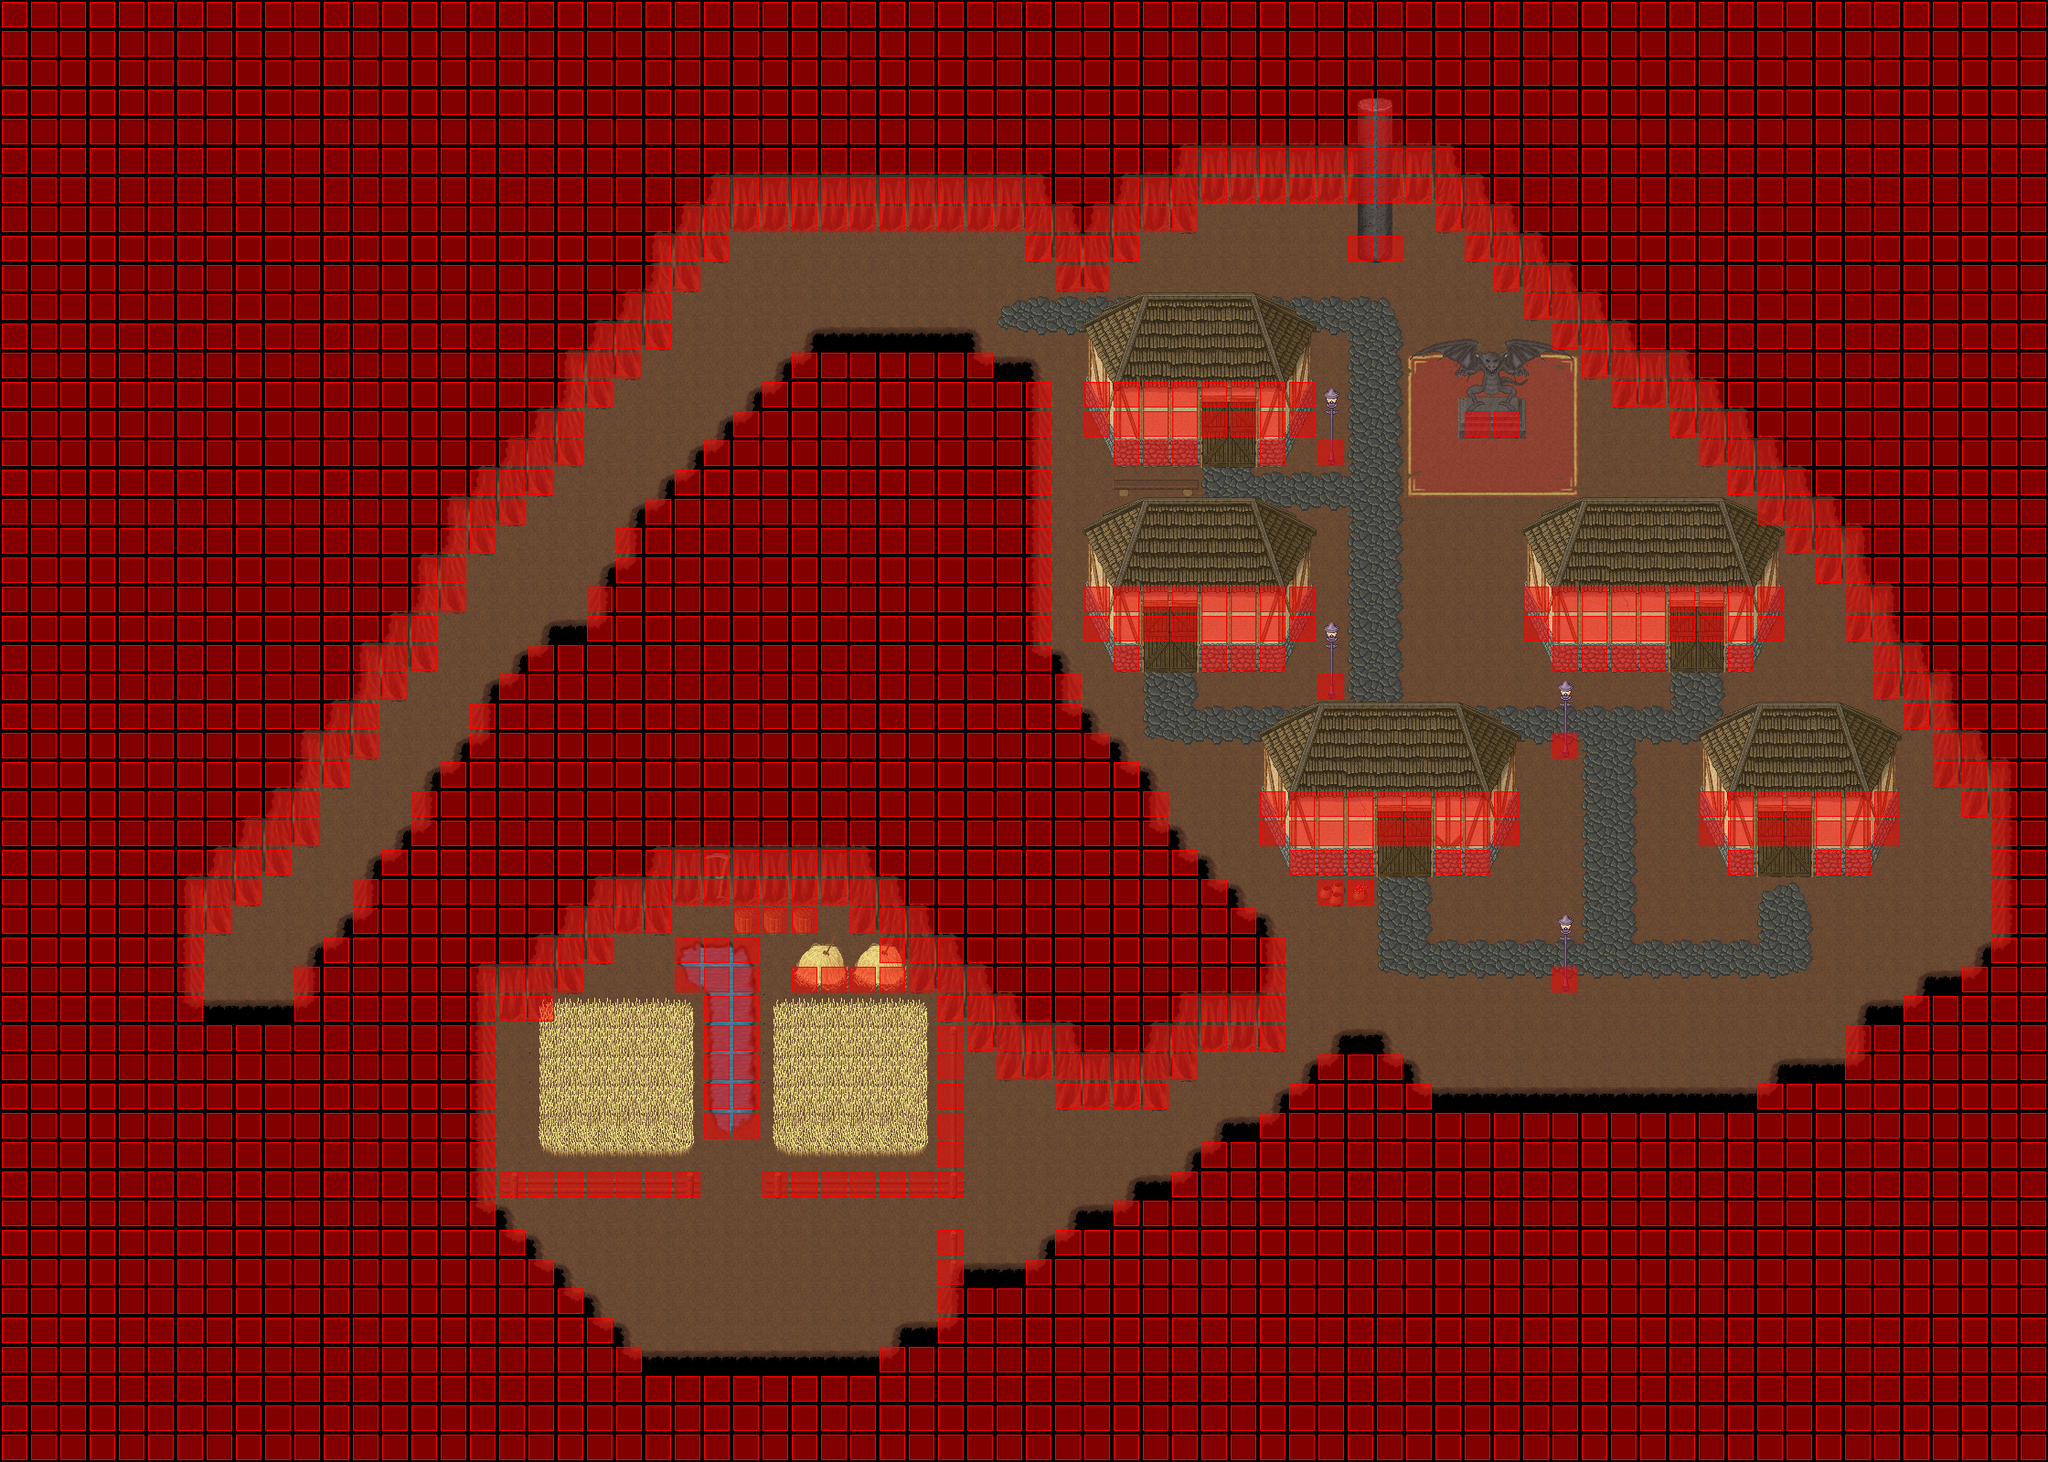

A 2D game scene composited from a Tiled map and its tileset images. What follows is a short description and the map's XML, with each tile layer's data collapsed to a summary:
An orthogonal 70x50 tile map with 32x32 px tiles, 7 tile layers (Ground, Ground, Ground, Ground, ...), 16 tilesets and 8 objects (7x WARP, SCRIPT).

<map version="1.0" orientation="orthogonal" width="70" height="50" tilewidth="32" tileheight="32">
 <properties>
  <property name="AutoMappingRadius" value="3" />
  <property name="DeleteTiles" value="1" />
 </properties>
 <tileset firstgid="1" name="cave1_32_32" tilewidth="32" tileheight="32">
  <image source="../graphics/tiles/cave1_32_32.png" width="1024" height="1024" />
 </tileset>
 <tileset firstgid="1025" name="cave1_32_64" tilewidth="32" tileheight="64">
  <image source="../graphics/tiles/cave1_32_64.png" width="1024" height="1024" />
 </tileset>
 <tileset firstgid="1537" name="cave2_32_32" tilewidth="32" tileheight="32">
  <image source="../graphics/tiles/cave2_32_32.png" width="1024" height="1024" />
 </tileset>
 <tileset firstgid="2561" name="cave3_32_32" tilewidth="32" tileheight="32">
  <image source="../graphics/tiles/cave3_32_32.png" width="1024" height="1024" />
 </tileset>
 <tileset firstgid="3585" name="cave4_32_32" tilewidth="32" tileheight="32">
  <image source="../graphics/tiles/cave4_32_32.png" width="1024" height="1024" />
 </tileset>
 <tileset firstgid="4609" name="automapping_set_cave_32_32" tilewidth="32" tileheight="32">
  <image source="../graphics/tiles/automapping_set_cave_32_32.png" width="1024" height="1024" />
 </tileset>
 <tileset firstgid="5633" name="wood1_32_32" tilewidth="32" tileheight="32">
  <image source="../graphics/tiles/wood1_32_32.png" width="1024" height="1024" />
 </tileset>
 <tileset firstgid="6657" name="collision1_32_32" tilewidth="32" tileheight="32">
  <image source="../graphics/tiles/collision1_32_32.png" width="1024" height="1024" />
 </tileset>
 <tileset firstgid="7681" name="house1_32_32" tilewidth="32" tileheight="32">
  <image source="../graphics/tiles/house1_32_32.png" width="1024" height="1024" />
 </tileset>
 <tileset firstgid="8705" name="path1_32_32" tilewidth="32" tileheight="32">
  <image source="../graphics/tiles/path1_32_32.png" width="1024" height="1024" />
 </tileset>
 <tileset firstgid="9729" name="wood3_32_32" tilewidth="32" tileheight="32">
  <image source="../graphics/tiles/wood3_32_32.png" width="1024" height="1024" />
 </tileset>
 <tileset firstgid="10753" name="snow1_32_96" tilewidth="32" tileheight="96">
  <image source="../graphics/tiles/snow1_32_96.png" width="1024" height="960" />
 </tileset>
 <tileset firstgid="11073" name="town1_32_96" tilewidth="32" tileheight="96">
  <image source="../graphics/tiles/town1_32_96.png" width="1024" height="960" />
 </tileset>
 <tileset firstgid="11393" name="crypt1_32_32" tilewidth="32" tileheight="32">
  <image source="../graphics/tiles/crypt1_32_32.png" width="1024" height="1024" />
 </tileset>
 <tileset firstgid="12417" name="wood1_32_64" tilewidth="32" tileheight="64">
  <image source="../graphics/tiles/wood1_32_64.png" width="1024" height="1024" />
 </tileset>
 <tileset firstgid="12929" name="pillar1_32_192" tilewidth="32" tileheight="192">
  <image source="../graphics/tiles/pillar1_32_192.png" width="1024" height="960" />
 </tileset>
 <layer name="Ground" width="70" height="50">
  <data>[3500 cells, 3500 non-empty, 37 distinct tile ids]</data>
 </layer>
 <layer name="Ground" width="70" height="50">
  <data>[3500 cells, 309 non-empty, 48 distinct tile ids]</data>
 </layer>
 <layer name="Ground" width="70" height="50">
  <data>[3500 cells, 31 non-empty, 18 distinct tile ids]</data>
 </layer>
 <layer name="Ground" width="70" height="50">
  <data>[3500 cells, 4 non-empty, 2 distinct tile ids]</data>
 </layer>
 <layer name="Fringe" width="70" height="50">
  <data>[3500 cells, 72 non-empty, 13 distinct tile ids]</data>
 </layer>
 <layer name="Over" width="70" height="50">
  <data>[3500 cells, 279 non-empty, 42 distinct tile ids]</data>
 </layer>
 <layer name="Collision" width="70" height="50">
  <data>[3500 cells, 2582 non-empty, 1 distinct tile ids]</data>
 </layer>
 <objectgroup name="Object" width="70" height="50">
  <object name="Warp to o0" type="WARP" x="240" y="1073" width="64" height="32">
   <properties>
    <property name="DEST_MAP" value="iw-monument-of-bugfixer-o00-o00-o00" />
    <property name="DEST_X" value="1552" />
    <property name="DEST_Y" value="144" />
   </properties>
  </object>
  <object name="External Map Events" type="SCRIPT" x="56" y="80" width="72" height="60">
   <properties>
    <property name="FILENAME" value="scripts/maps/iw-monument-of-bugfixer-o00-o00-n01.lua" />
   </properties>
  </object>
  <object name="Warp to iw-monument-of-bugfixer-house01-o00-o00-o00" type="WARP" x="1312" y="480" width="64" height="32">
   <properties>
    <property name="DEST_MAP" value="iw-monument-of-bugfixer-house01-o00-o00-o00" />
    <property name="DEST_X" value="928" />
    <property name="DEST_Y" value="1104" />
   </properties>
  </object>
  <object name="Warp to house4" type="WARP" x="1920" y="928" width="64" height="32">
   <properties>
    <property name="DEST_MAP" value="iw-monument-of-bugfixer-house04-o00-o00-o00" />
    <property name="DEST_X" value="416" />
    <property name="DEST_Y" value="848" />
   </properties>
  </object>
  <object name="Warp to house2" type="WARP" x="1248" y="704" width="64" height="32">
   <properties>
    <property name="DEST_MAP" value="iw-monument-of-bugfixer-house02-o00-o00-o00" />
    <property name="DEST_X" value="416" />
    <property name="DEST_Y" value="848" />
   </properties>
  </object>
  <object name="Warp to iw-monument-of-bugfixer-house05-o00-o00-o00" type="WARP" x="1504" y="928" width="64" height="32">
   <properties>
    <property name="DEST_MAP" value="iw-monument-of-bugfixer-house05-o00-o00-o00" />
    <property name="DEST_X" value="544" />
    <property name="DEST_Y" value="848" />
   </properties>
  </object>
  <object name="Warp to iw-monument-of-bugfixer-house03-o00-o00-o00" type="WARP" x="1824" y="704" width="64" height="32">
   <properties>
    <property name="DEST_MAP" value="iw-monument-of-bugfixer-house03-o00-o00-o00" />
    <property name="DEST_X" value="576" />
    <property name="DEST_Y" value="848" />
   </properties>
  </object>
  <object name="Warp to iw-monument-of-bugfixer-house03-o00-o00-o00" type="WARP" x="1824" y="704" width="64" height="32">
   <properties>
    <property name="DEST_MAP" value="iw-monument-of-bugfixer-house03-o00-o00-o00" />
    <property name="DEST_X" value="576" />
    <property name="DEST_Y" value="848" />
   </properties>
  </object>
 </objectgroup>
</map>
